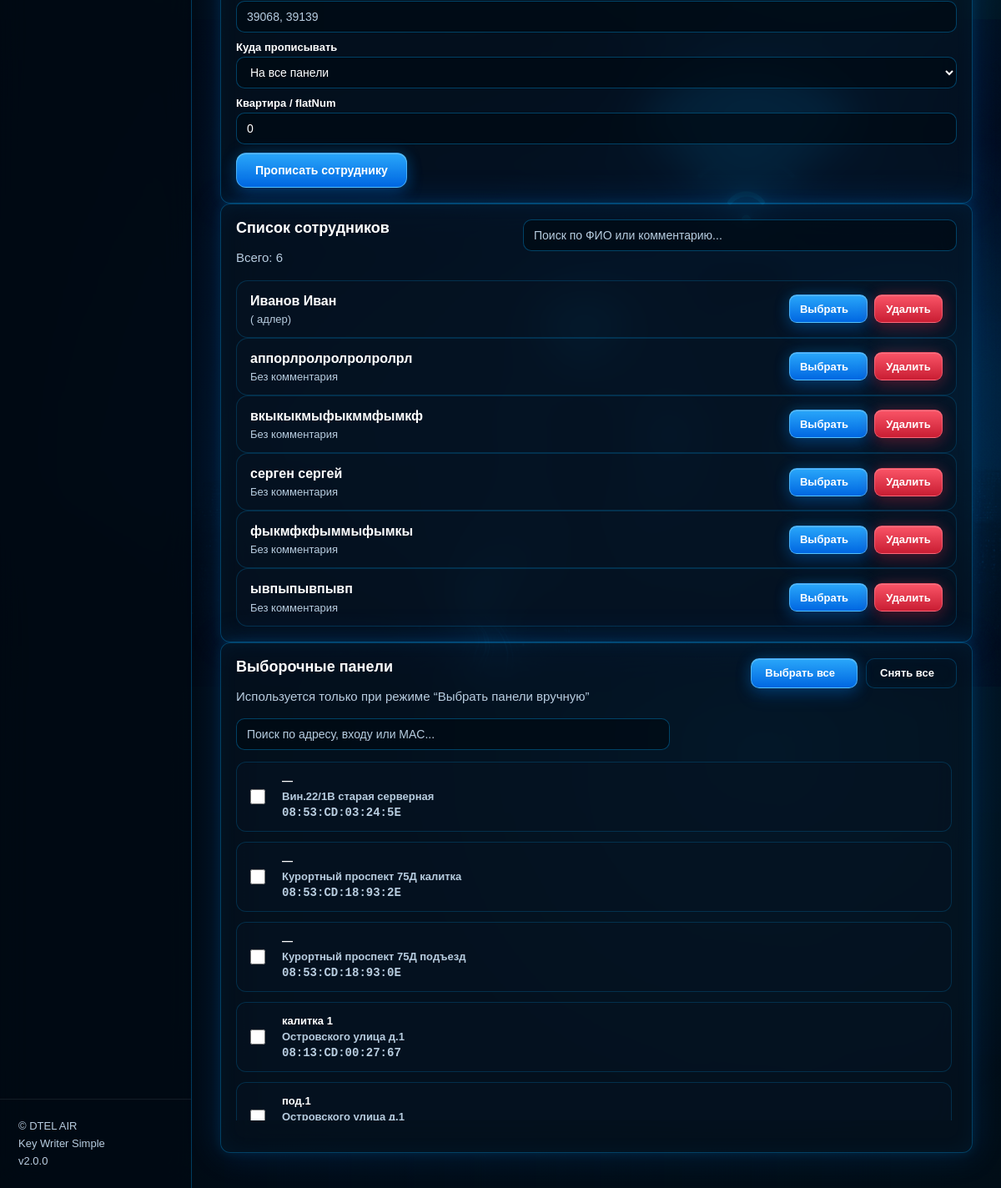
/employees (signed in, lower part), run on an earlier commit of the app's database.
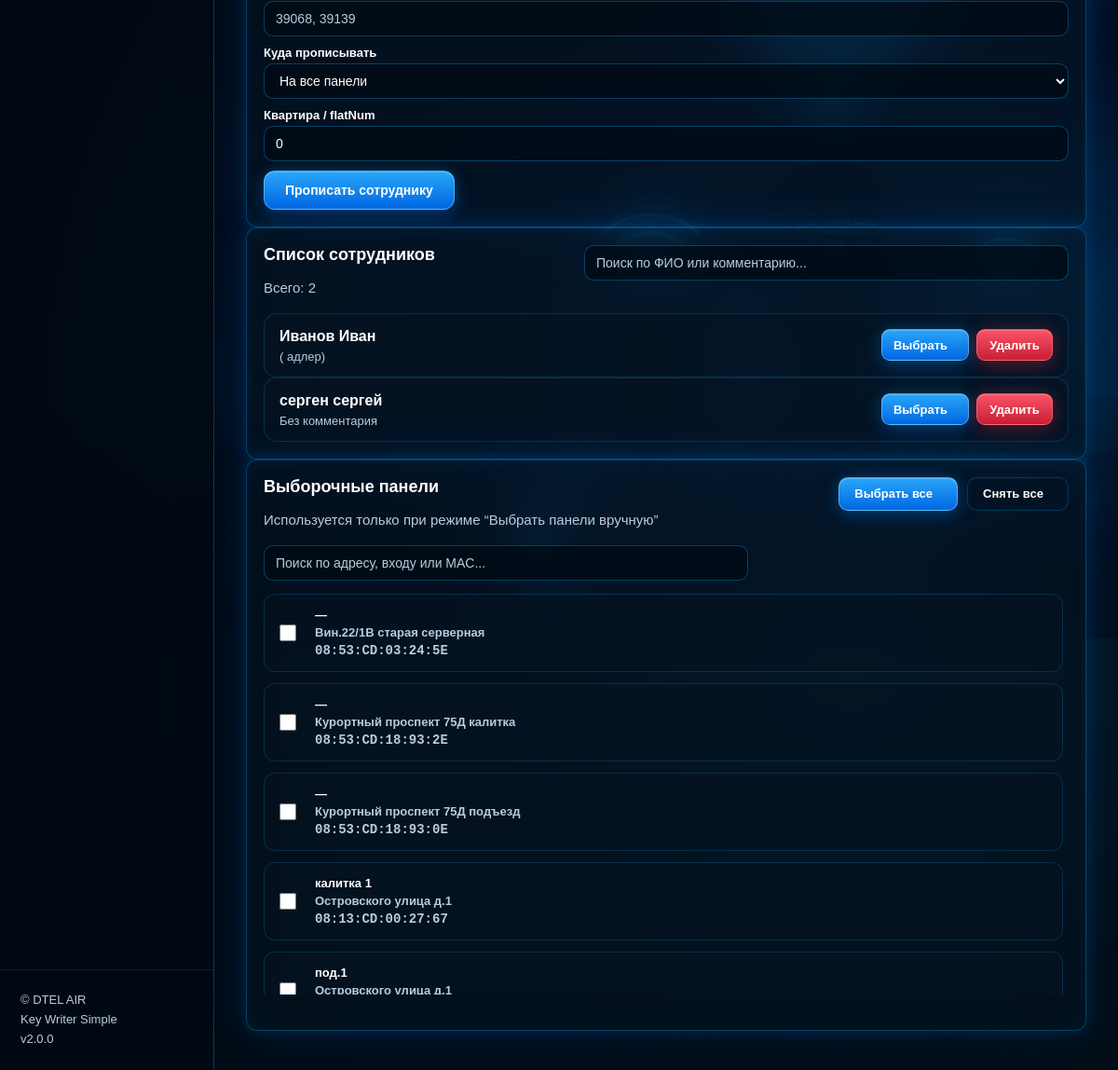
And on a later commit of the database.
### tables this page shows
CREATE TABLE employees (
            id INTEGER PRIMARY KEY AUTOINCREMENT,
            full_name TEXT NOT NULL,
            note TEXT DEFAULT '',
            enabled INTEGER DEFAULT 1,
            created_at TEXT DEFAULT CURRENT_TIMESTAMP
        );

CREATE TABLE panels (
            id INTEGER PRIMARY KEY AUTOINCREMENT,
            address TEXT NOT NULL,
            entrance TEXT DEFAULT '',
            name TEXT NOT NULL,
            mac TEXT UNIQUE NOT NULL,
            tags TEXT DEFAULT '',
            enabled INTEGER DEFAULT 1,
            created_at TEXT DEFAULT CURRENT_TIMESTAMP
        );

### app/routers/employees.py (the view)
@router.get("/employees", response_class=HTMLResponse)
def employees_page(request: Request):
    panels = get_panels()
    employees = get_active_employees()
    return templates.TemplateResponse(
        "employees.html",
        {
            "request": request,
            "panels": panels,
            "employees": employees,
        },
    )

### app/templates/employees.html (shortened to what this page needs)
{% extends 'base.html' %}
{% block content %}
<div class="employees-page-grid">
    <div class="panel employee-form-panel">
        <form method="post" action="/employees/write" id="employeeWriteForm">
            <input
                name="key_values"
                placeholder="39068, 39139"
                required
            >
            <label>Куда прописывать</label>
            <select name="scope">
                <option value="all">На все панели</option>
            </select>
            <label>Квартира / flatNum</label>
            <input name="flat_num" value="0">
            <button type="submit">
                Прописать сотруднику
            </button>
        </form>
    </div>
</div>
<div class="employee-layout">
    <div class="panel employees-list-panel">
        <div class="panel-list-head">
            <div>
                <h2>Список сотрудников</h2>
                <p class="subtitle">
                    Всего: <span id="employeesFound">{{ employees|length }}</span>
                </p>
            </div>
            <div class="panel-search">
                <input
                    type="text"
                    id="employeesSearch"
                    placeholder="Поиск по ФИО или комментарию..."
                    autocomplete="off"
                >
            </div>
        </div>
        <div class="employees-cards" id="employeesCards">
            {% for e in employees %}
            <div class="employee-card">
                <div class="employee-card-main">
                    <b>{{ e.full_name }}</b>
                    <span>{{ e.note or 'Без комментария' }}</span>
                </div>
                <div class="employee-card-actions">
                    <button
                        type="button"
                        class="btn-small"
                        data-employee-select="{{ e.full_name }}"
                    >
                        Выбрать
                    </button>
                    <form method="post" action="/employees/delete">
                        <button type="submit" class="danger-btn small-danger">
                            Удалить
                        </button>
                    </form>
                </div>
            </div>
            {% endfor %}
        </div>
    </div>
    <div class="panel panels-select employee-panels-panel">
        <div class="panels-head">
            <div>
                <h2>Выборочные панели</h2>
                <p class="subtitle">Используется только при режиме “Выбрать панели вручную”</p>
            </div>
            <div class="panel-actions">
                <button type="button" class="btn-small" id="select-all-panels">
                    Выбрать все
                </button>
                <button type="button" class="btn-small btn-ghost" id="clear-all-panels">
                    Снять все
                </button>
            </div>
        </div>
        <div class="panel-search employee-search">
            <input
                type="text"
                id="employeePanelSearch"
                placeholder="Поиск по адресу, входу или MAC..."
                autocomplete="off"
            >
        </div>
        <div class="panel-list employee-panel-list" id="employeePanelList">
            {% for p in panels %}
            <label class="panel-option">
                <input
                    type="checkbox"
                    name="panel_ids"
                    value="{{ p.id }}"
                    form="employeeWriteForm"
                >
                <span class="panel-option-body">
                    <span class="panel-option-title">
                        {{ p.entrance or '—' }}
                    </span>
                    <span class="panel-option-meta">
                        {{ p.address }}
                    </span>
                    <span class="panel-option-mac">
                        {{ p.mac }}
                    </span>
                </span>
            </label>
            {% endfor %}
        </div>
    </div>
</div>
{% endblock %}

What changed in the data, as far as the page shows it:
no longer on this page (row edited): employees: full_name "аппорлролролролролрл", note "Без комментария"
no longer on this page (row edited): employees: full_name "вкыкыкмыфыкммфымкф", note "Без комментария"
no longer on this page (row edited): employees: full_name "фыкмфкфыммыфымкы", note "Без комментария"
no longer on this page (row edited): employees: full_name "ывпыпывпывп", note "Без комментария"
Also different on the page:
{{ employees|length }}: "6" → "2"
